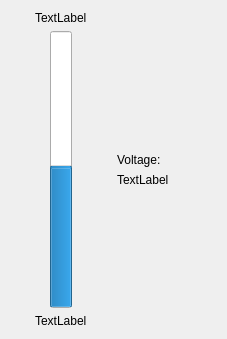
<?xml version="1.0" encoding="UTF-8"?>
<ui version="4.0">
 <class>Battery</class>
 <widget class="QWidget" name="Battery">
  <property name="geometry">
   <rect>
    <x>0</x>
    <y>0</y>
    <width>227</width>
    <height>339</height>
   </rect>
  </property>
  <property name="windowTitle">
   <string>Battery</string>
  </property>
  <layout class="QGridLayout" name="gridLayout">
   <item row="0" column="0">
    <layout class="QHBoxLayout" name="horizontalLayout">
     <item>
      <layout class="QVBoxLayout" name="verticalLayout_2">
       <item alignment="Qt::AlignHCenter">
        <widget class="QLabel" name="max">
         <property name="text">
          <string>TextLabel</string>
         </property>
        </widget>
       </item>
       <item alignment="Qt::AlignHCenter">
        <widget class="QProgressBar" name="battery_status">
         <property name="value">
          <number>50</number>
         </property>
         <property name="orientation">
          <enum>Qt::Vertical</enum>
         </property>
        </widget>
       </item>
       <item alignment="Qt::AlignHCenter">
        <widget class="QLabel" name="min">
         <property name="text">
          <string>TextLabel</string>
         </property>
        </widget>
       </item>
      </layout>
     </item>
     <item>
      <layout class="QVBoxLayout" name="verticalLayout">
       <item alignment="Qt::AlignBottom">
        <widget class="QLabel" name="voltage">
         <property name="text">
          <string>Voltage:</string>
         </property>
        </widget>
       </item>
       <item alignment="Qt::AlignTop">
        <widget class="QLabel" name="actual">
         <property name="text">
          <string>TextLabel</string>
         </property>
        </widget>
       </item>
      </layout>
     </item>
    </layout>
   </item>
  </layout>
 </widget>
 <layoutdefault spacing="6" margin="11"/>
 <resources/>
 <connections/>
</ui>
